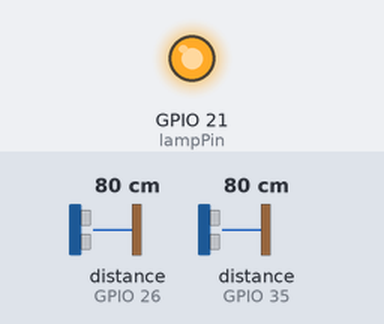
A sketch run on a simulated ESP32. Shown: output pins drawn as LEDs (lit = HIGH). Wiring (inferred from the names in the program): 2 × ultrasonic range finder: trigger GPIO 27, echo GPIO 26 / trigger GPIO 32, echo GPIO 35. Inputs (shaded band) come from the test bench; at power-on: distance to the obstacle (sensors on GPIO 26, GPIO 35) 80 cm. The echo pulse lasts 58.3 µs per cm; pins used as bus, display or sensor lines are not drawn; what the sketch prints to the serial monitor is not drawn.

Above: at 0.1 s.
Timing chart, 0 to 1.6 s (numbered marks = the images above):
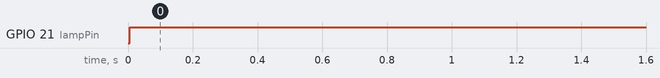

The sketch:

echo.ino
```cpp
// #include <Wire.h>

// Pyramid
int trigPin1=32;
int echoPin1=35;

int trigPin2=27;
int echoPin2=26;

int lampPin=21;

void setup() {
  Serial.begin (9600);
  pinMode(trigPin1, OUTPUT);
  pinMode(echoPin1, INPUT);
  pinMode(trigPin2, OUTPUT);
  pinMode(echoPin2, INPUT);

  pinMode(lampPin, OUTPUT);
}

void loop() {
  long duration1, distance1;
  digitalWrite(trigPin1, LOW);  // Added this line
  delayMicroseconds(2); // Added this line
  digitalWrite(trigPin1, HIGH);
  delayMicroseconds(10); // Added this line
  digitalWrite(trigPin1, LOW);
  duration1 = pulseIn(echoPin1, HIGH);
  distance1 = (duration1/2) / 29.1;

   if (distance1 >= 500 || distance1 <= 0){
    Serial.println("Sensor1 Out of range");

    digitalWrite(lampPin, LOW);

  }
  else {
    Serial.print ( "Sensor1  ");
    Serial.print ( distance1);
    Serial.println("cm");

    digitalWrite(lampPin, HIGH);

  }
  delay(100);
long duration2, distance2;
  digitalWrite(trigPin2, LOW);  // Added this line
  delayMicroseconds(2); // Added this line
  digitalWrite(trigPin2, HIGH);
  delayMicroseconds(10); // Added this line
  digitalWrite(trigPin2, LOW);
  duration2 = pulseIn(echoPin2, HIGH);
  distance2= (duration2/2) / 29.1;

   if (distance2 >= 500 || distance2 <= 0){
    Serial.println("Sensor2 Out of range");
  }
  else {
    Serial.print("Sensor2  ");
    Serial.print(distance2);
    Serial.println("cm");
  }
  delay(100);

}
```

Measured:
- by itself, GPIO 21 (lampPin): LOW → HIGH at 0.01 s
